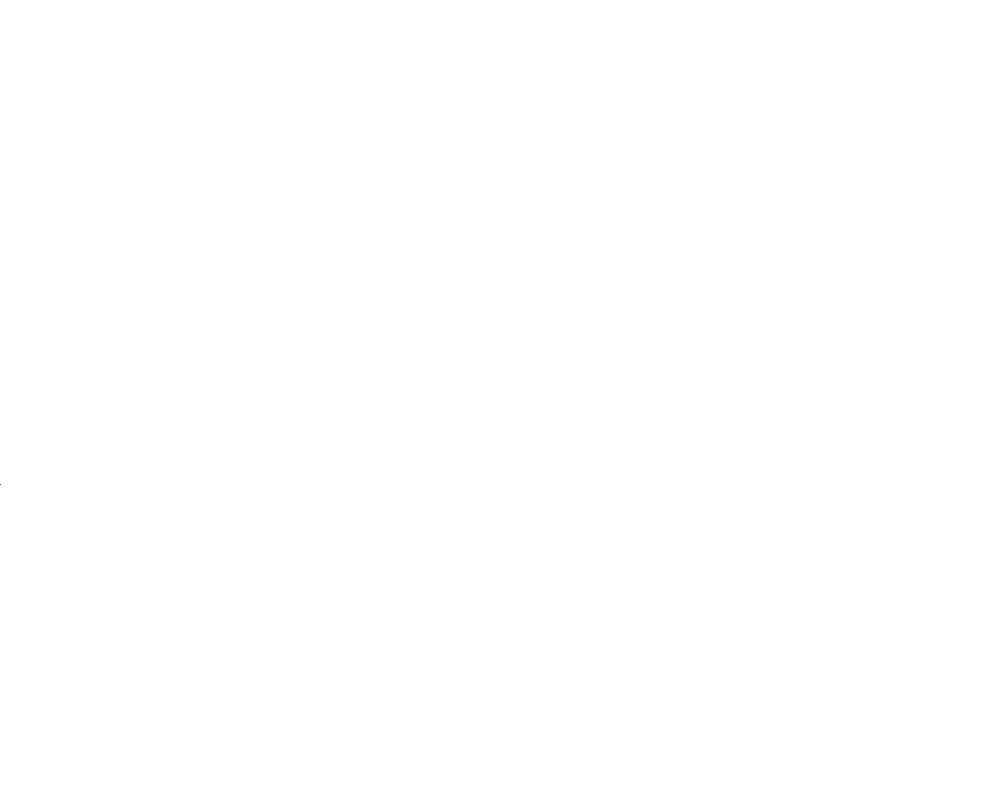
Frame 1 (no input)
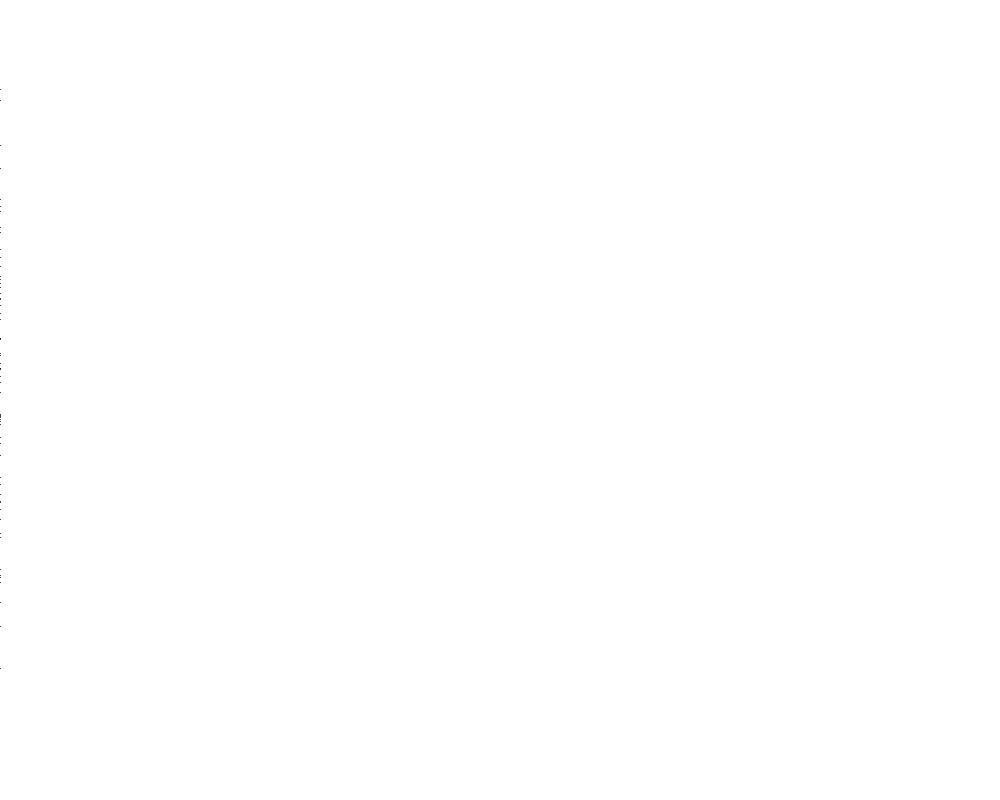
Frame 60 (the mouse pressed at the canvas centre just before this capture)
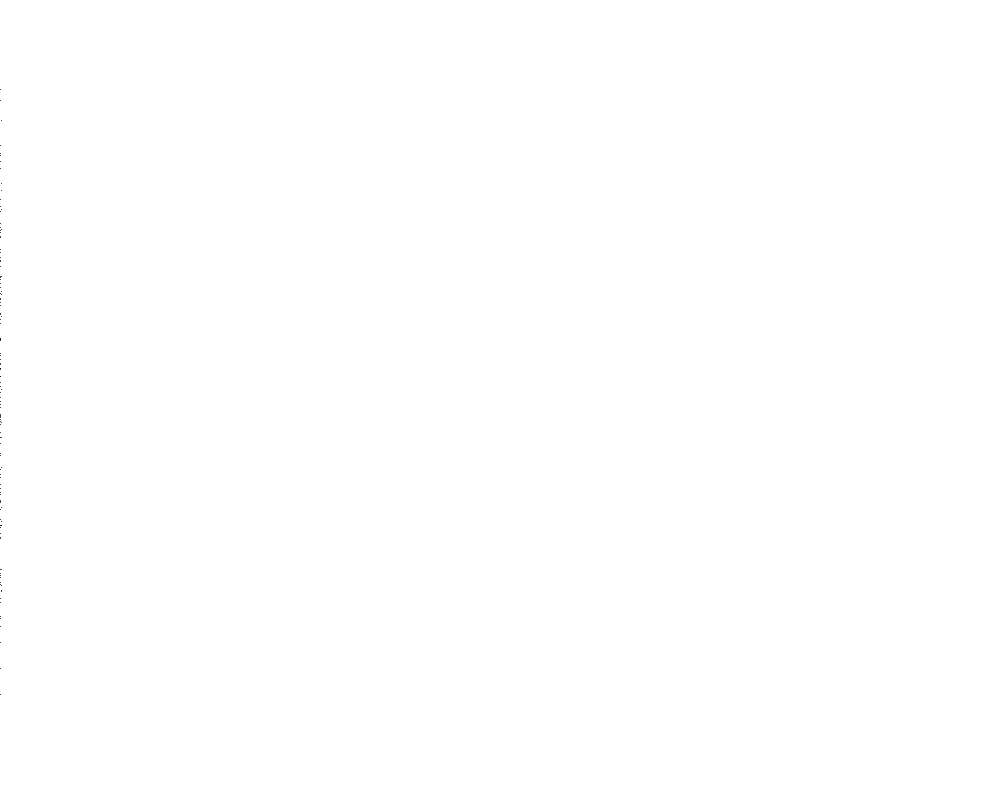
Frame 120 (the mouse held since frame 60 and released just before this capture)

The Processing sketch that drew these frames (run headless with seeded random() and noise(); from frame 60 on, the mouse is pressed at the canvas centre):

// Processing sketch: sketch_250925a
// ── sketch_250925a.pde
//testing perlin noise

float t;
float x;

void setup(){
  size(1000, 800);
  background(255);
  
  x = 0;
  t = 0;
}

void draw(){
  float y = map(noise(t), 0, 1, 0, 800);
  
  point(x, y);
  
  frameRate(1000);
  t += 100;
  x += .01;
}                
